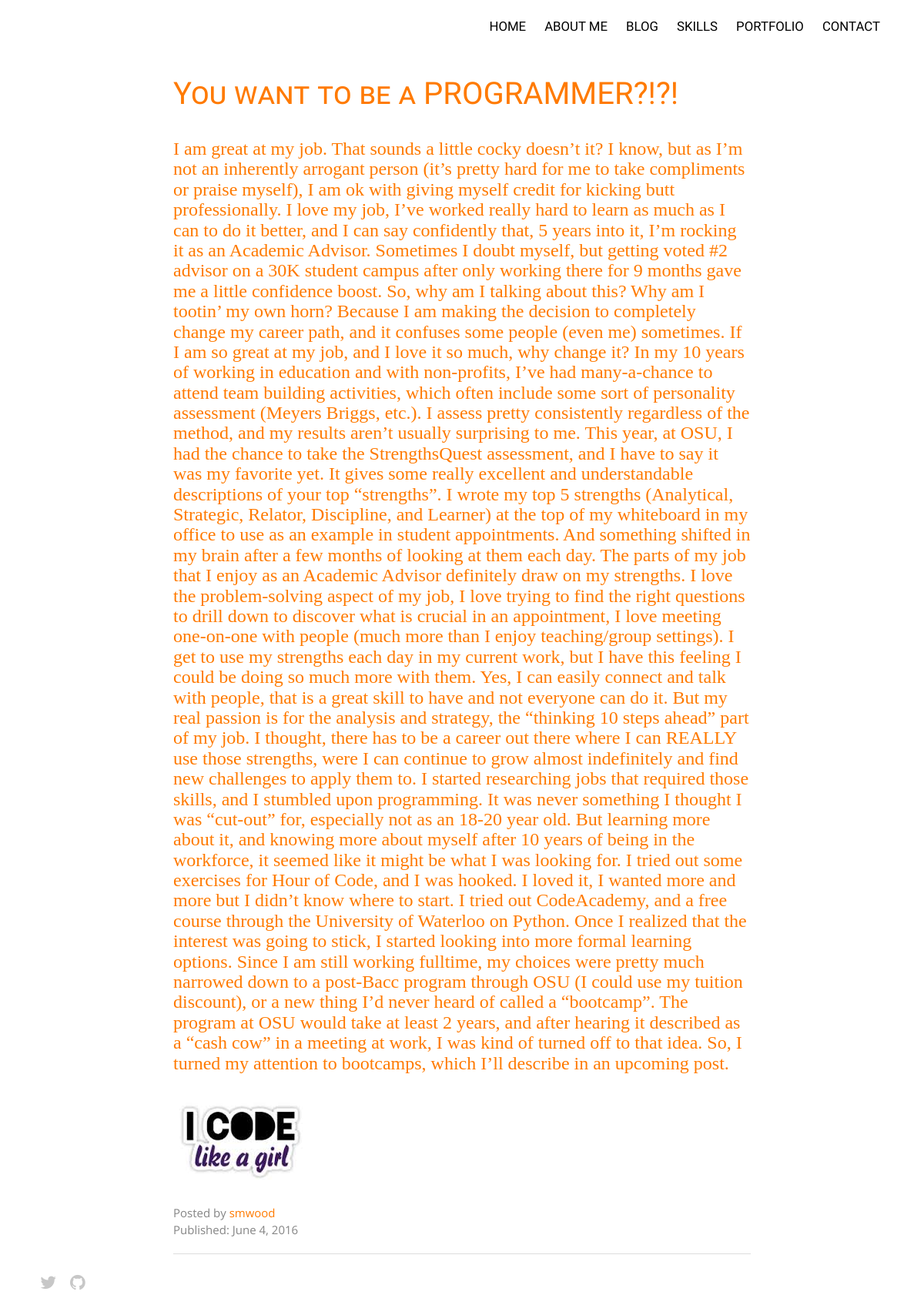
/blog/7/you-want-be-programmer/, run on the app's committed database.
### blog/models.py (models this page shows, shortened)
class Post(models.Model):
    content = models.TextField()
    date_created = models.DateTimeField(auto_now=True)
    published_date = models.DateField(blank=True, null=True)
    title = models.CharField(max_length=300)
    author = models.ForeignKey(User)
    slug = models.SlugField(unique=True)
    category = models.ForeignKey(Category)
    img = models.ImageField(upload_to=post_upload_handler)
    class Meta:
        verbose_name_plural = "Posts"

### blog/views.py (the view)
# urls.py: 2. Add a URL to urlpatterns:  url(r'^blog/', include('blog.urls'))
def blog(request, slug, cat):
    post = Post.objects.get(slug=slug)
    context_dict = {'post': post}
    return render(request, 'post.html', context_dict)

### blog/templates/post.html
{% extends "base.html" %}
{% block content %}
    <div class="container">
        <div class="row">
            <div class="col-lg-8 col-lg-offset-2 col-md-10 col-md-offset-1">
                <div class="post-preview">
                    <a href="post.html">
                        <h2 class="post-title">
                            {{ post.title }}
                        </h2>
                        <h3 class="post-subtitle">
                            {{ post.content }}
                        </h3>
                    </a>
                    <img class=" 'img-responsive" src="/media/{{ post.img }}"></img>
                    <p class="post-meta">Posted by <a href="#">{{ post.author }}</a><br>
                        Published: {{ post.published_date }}</p>
                </div>
                <hr>
            </div>
        </div>
{% endblock %}

### blog/static/css/styles.css (style rules this page uses)
* { margin: 0; padding: 0; font-family: 'Open Sans', sans-serif; }
body { font-size: 14px; font-family: 'Open Sans', sans-serif; -webkit-font-smoothing: antialiased; background: #fff; }
p { color: #858585; line-height: 22px; font-size: 15px; }
a { color: #FF7A00; text-decoration: none; text-shadow: none; -webkit-transition: all 0.2s linear; -moz-transition: all 0.2s linear; -ms-transition: all 0.2s linear; -o-transition: all 0.2s linear; transition: all 0.2s linear; }
h2 { font-size: 40px; margin: 0; padding-bottom: 16px; font-variant: small-caps; }
hr { border-color: #ddd; }
body { margin: 0; font-family: Arial, sans-serif; }

### blog/static/css/mystyles.css (style rules this page uses)
body { font-family: 'Spinnaker', sans-serif; }
h1, h3 { font-family: 'Josefin Slab', serif; }
h2 { font-family: 'Spinnaker', sans-serif; }
.row { margin-top: 100px; }

### data on the page
Post: title "You want to be a PROGRAMMER?!?!", content "I am great at my job. That sounds a little cocky doesn’t it? I know, but as I’m not an inherently arrogant person (it’s pretty hard for me to take compliments or praise myself), I am ok with giving myself credit for kicking butt professionally. I love my job, I’ve worked really hard to learn as much as I can to do it better, and I can say confidently that, 5 years into it, I’m rocking it as an Academic Advisor. Sometimes I doubt myself, but getting voted #2 advisor on a 30K student campus after only working there for 9 months gave me a little confidence boost. So, why am I talking about this? Why am I tootin’ my own horn? Because I am making the decision to completely change my career path,…", img (picture), author "smwood", published_date "June 4, 2016"
